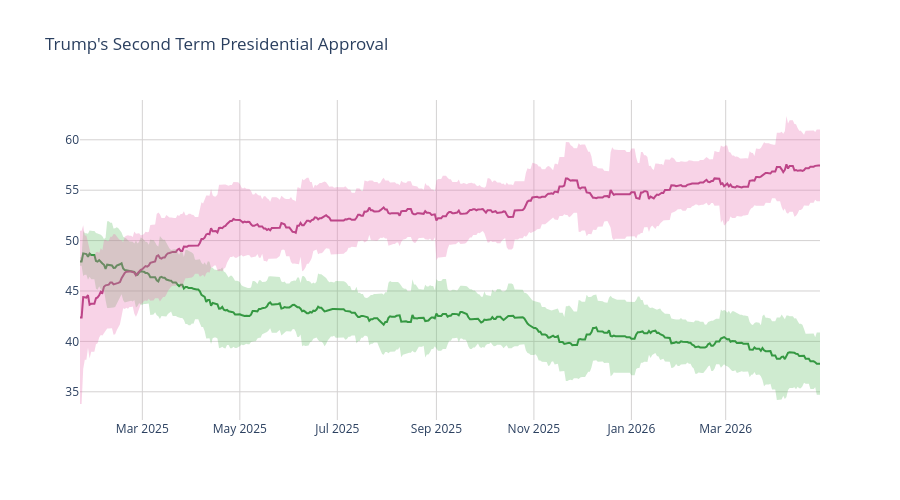

Here is the notebook cell this chart was saved with:
### Code cell
disappr_ci_hex = "#e86eaf"
appr_ci_hex = "#60be65"
disappr_ci_rgba = "rgba(232, 110, 175, 0.3)"
appr_ci_rgba = "rgba(96, 190, 101, 0.3)"
grid_col = "#d4d2d2"


# Approve
fig = go.Figure(go.Scatter(
    x=pres['end_date'],
    y=pres['approve'],
    hovertemplate="%{y:.2f}%",
    name="<b>Approve</b>",
    line=dict(color="#228833"),
    showlegend=False
))

# Disapprove
fig.add_trace(go.Scatter(
    x=pres['end_date'],
    y=pres['disapprove'],
    hovertemplate="%{y:.2f}%",
    name="<b>Disapprove</b>",
    line=dict(color="#aa3377"),
    showlegend=False
    )
)

# Approve CI
fig.add_traces([

    # Upper bound
    go.Scatter(
        x=pres['end_date'],
        y=pres['approve_upper_ci'],
        marker=dict(color=appr_ci_hex),
        line=dict(width=0),
        mode='lines',
        showlegend=False,
        hoverinfo="skip"
    ),

    # Lower bound
    go.Scatter(
        x=pres['end_date'],
        y=pres['approve_lower_ci'],
        marker=dict(color=appr_ci_hex),
        line=dict(width=0),
        mode='lines',
        fillcolor=appr_ci_rgba,
        fill="tonexty",
        showlegend=False,
        hoverinfo="skip"
    )
])

# Disapprove CI
fig.add_traces([

    # Upper bound
    go.Scatter(
        x=pres['end_date'],
        y=pres['disapprove_upper_ci'],
        marker=dict(color=disappr_ci_hex),
        line=dict(width=0),
        mode='lines',
        showlegend=False,
        hoverinfo="skip"
    ),

    # Lower bound
    go.Scatter(
        x=pres['end_date'],
        y=pres['disapprove_lower_ci'],
        marker=dict(color=disappr_ci_hex),
        line=dict(width=0),
        mode='lines',
        fillcolor=disappr_ci_rgba,
        fill="tonexty",
        showlegend=False,
        hoverinfo="skip"
    )
])

fig.update_layout(
    title=dict(text="Trump's Second Term Presidential Approval"),
    hovermode="x"
)

fig.update_xaxes(gridcolor=grid_col)
fig.update_yaxes(gridcolor=grid_col)

fig.update_layout(hovermode="x", hoverlabel_align="right", plot_bgcolor="rgba(0, 0, 0, 0)", height=500)
fig.show()

### Figure 1 — Plotly figure (JSON) as saved in the notebook; plotly's stock layout.template omitted (floating-point values rounded to 4 significant figures; data arrays with more than 128 entries replaced by an {"elided": "..."} marker saying what was removed)
{"data": [{"hovertemplate": "%{y:.2f}%", "line": {"color": "#228833"}, "name": "<b>Approve</b>", "showlegend": false, "type": "scatter", "x": {"elided": "464 str values"}, "y": {"elided": "464 float values"}}, {"hovertemplate": "%{y:.2f}%", "line": {"color": "#aa3377"}, "name": "<b>Disapprove</b>", "showlegend": false, "type": "scatter", "x": {"elided": "464 str values"}, "y": {"elided": "464 float values"}}, {"hoverinfo": "skip", "line": {"width": 0}, "marker": {"color": "#60be65"}, "mode": "lines", "showlegend": false, "type": "scatter", "x": {"elided": "464 str values"}, "y": {"elided": "464 float values"}}, {"fill": "tonexty", "fillcolor": "rgba(96, 190, 101, 0.3)", "hoverinfo": "skip", "line": {"width": 0}, "marker": {"color": "#60be65"}, "mode": "lines", "showlegend": false, "type": "scatter", "x": {"elided": "464 str values"}, "y": {"elided": "464 float values"}}, {"hoverinfo": "skip", "line": {"width": 0}, "marker": {"color": "#e86eaf"}, "mode": "lines", "showlegend": false, "type": "scatter", "x": {"elided": "464 str values"}, "y": {"elided": "464 float values"}}, {"fill": "tonexty", "fillcolor": "rgba(232, 110, 175, 0.3)", "hoverinfo": "skip", "line": {"width": 0}, "marker": {"color": "#e86eaf"}, "mode": "lines", "showlegend": false, "type": "scatter", "x": {"elided": "464 str values"}, "y": {"elided": "464 float values"}}], "layout": {"height": 500, "hoverlabel": {"align": "right"}, "hovermode": "x", "plot_bgcolor": "rgba(0, 0, 0, 0)", "title": {"text": "Trump's Second Term Presidential Approval"}, "xaxis": {"gridcolor": "#d4d2d2"}, "yaxis": {"gridcolor": "#d4d2d2"}}}
